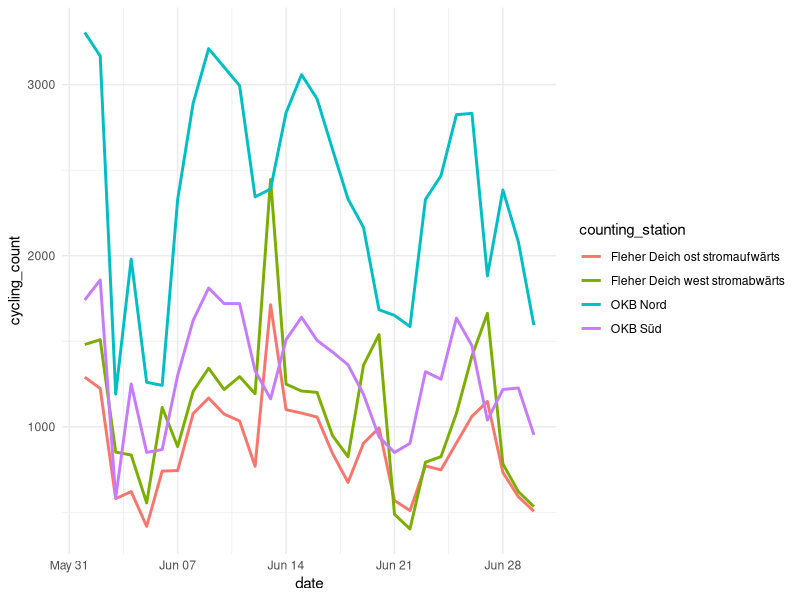
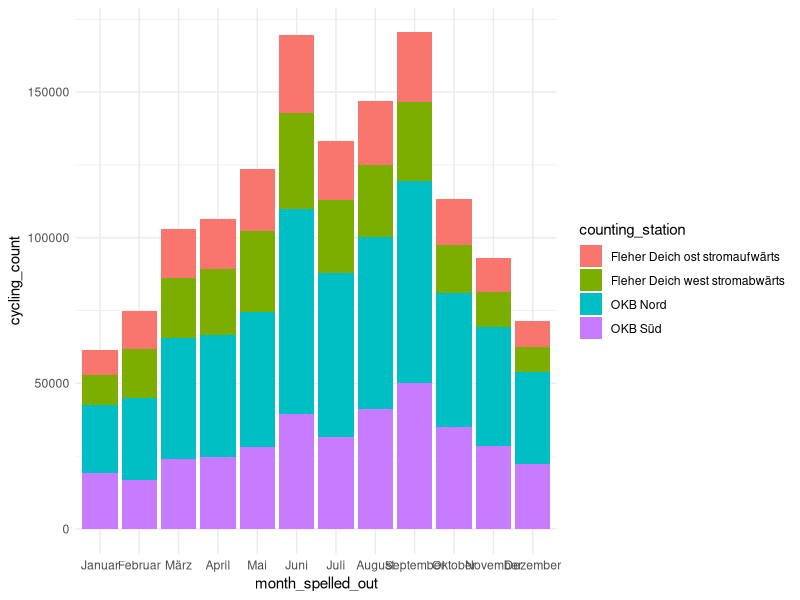
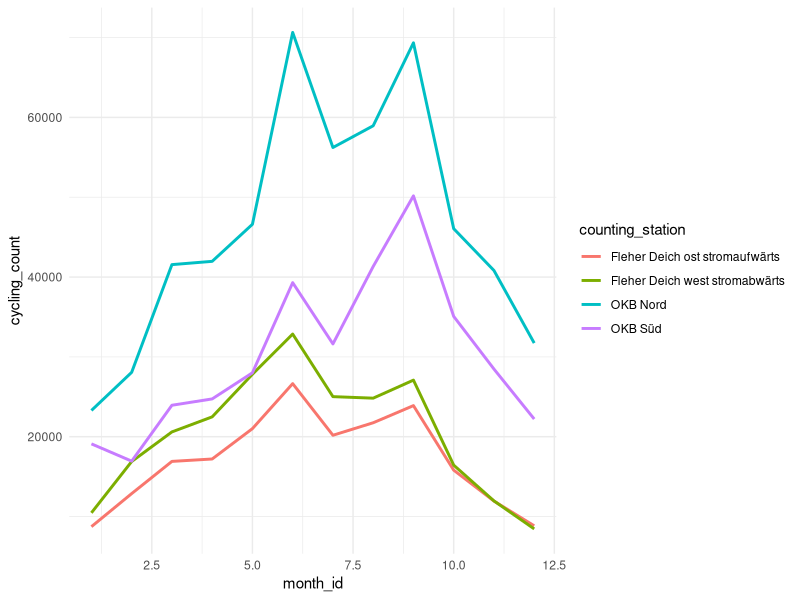
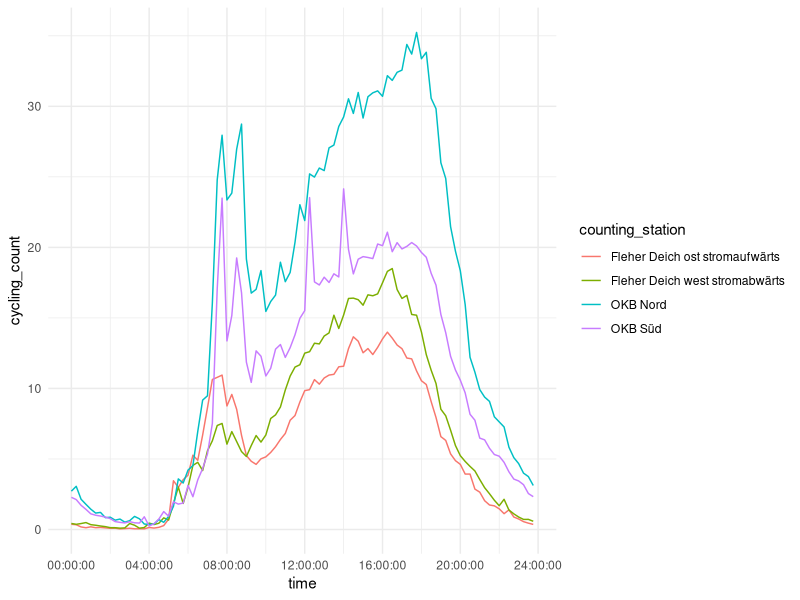

Here is the R script that generated these plots, in order:
## Requirements ################################################################
library(tidyverse)
library(hms)

## Data import #################################################################
# BEFORE YOU START TO IMPORT THE DATA:
# MAKE SURE TO SET THE RIGHT WORKING-DIRECTORY with 

# setwd("C://your/directory/...")

cycling_data <- read.csv2("./Data/cyclist_counts.csv")
location_data <- read.csv2("./Data/locations_of_count.csv")

## Data cleaning ###############################################################
# checking for NA values

na_d_o <- is.na(cycling_data$fleher.deich.ost.stromaufwaerts)
na_d_w <- is.na(cycling_data$fleher.deich.west.stromabwaerts)
na_okb_n <- is.na(cycling_data$okb.nord)
na_okb_s <- is.na(cycling_data$okb.sued)

sum(na_d_o)
# 4 NA Values
sum(na_d_w)
# 4 NA Values
sum(na_okb_n)
# 4 NA Values
sum(na_okb_s)
# 4 NA Values

# looking at the concrete NA rows
cycling_data[na_d_o,]

# on the 28th of march in 2021 all counting stations produced NA values for one
# hour...interesting...

# Insertion can be found in the data processing part. It is easier to work with
# the raw data.

## Data processing #############################################################
# keymetrics -------------------------------------------------------------------
n <- length(cycling_data$date)

# preprocessing ----------------------------------------------------------------
# correcting false datatypes
cycling_data$date = as.Date(cycling_data$date, tryFormats = c("%d.%m.%Y"))

# building data set from scratch
raw_data <- data.frame(id = 1:(4*n))

# adding the date and time
raw_data$date <- rep(cycling_data$date, 4)
raw_data$time <- rep(cycling_data$time, 4)


# adding a weekend dummy variable, by repeating the first 7 days 52 times
# with regard to 96 time-intervals per day and
# adding the last day by hand
raw_data$weekend_yes_no <- rep(
  c(
    rep(
      c(rep(0, 96),
        rep(1, 96),
        rep(1, 96),
        rep(0, 96),
        rep(0, 96),
        rep(0, 96),
        rep(0, 96))
      ,52),
    rep(0, 96)
    ),
  4)

# adding the month spelled out by an inner join
raw_data$month_id <- rep(as.numeric(format(cycling_data$date, "%m")), 4)

number_to_month <- data.frame(id = c(1,2,3,4,5,6,7,8,9,10,11,12),
                              month_spelled_out = factor(c("Januar",
                                                            "Februar",
                                                            "März",
                                                            "April",
                                                            "Mai",
                                                            "Juni",
                                                            "Juli",
                                                            "August",
                                                            "September",
                                                            "Oktober",
                                                            "November",
                                                            "Dezember"),
                                                         levels = c("Januar",
                                                                    "Februar",
                                                                    "März",
                                                                    "April",
                                                                    "Mai",
                                                                    "Juni",
                                                                    "Juli",
                                                                    "August",
                                                                    "September",
                                                                    "Oktober",
                                                                    "November",
                                                                    "Dezember")))
raw_data <- raw_data %>%
  inner_join(number_to_month, by = c("month_id" = "id"))

# adding values from counting stastions
raw_data$cycling_count <- c(cycling_data$fleher.deich.ost.stromaufwaerts,
                            cycling_data$fleher.deich.west.stromabwaerts,
                            cycling_data$okb.nord,
                            cycling_data$okb.sued)

raw_data$counting_station <- c(rep("Fleher Deich ost stromaufwärts", n),
                               rep("Fleher Deich west stromabwärts", n),
                               rep("OKB Nord", n),
                               rep("OKB Süd", n))

# turning counting_station into factor variable
raw_data$counting_station <- as.factor(raw_data$counting_station)

# dealing with NA values -------------------------------------------------------

# because 16 insertions have to be made, it makes sense to define a function to
# make the code more readable

filtered_mean  <- function(month_id_f, time_f, counting_station_f) {
  # filtering data after given criteria
  data <- raw_data %>%
    filter(month_id == month_id_f,
           time == time_f,
           counting_station == counting_station_f)
  
  # return the mean of non NA values
  return(mean(na.omit(data$cycling_count)))
}

# get NA rows
na_data <- raw_data %>%
  filter(is.na(cycling_count))

# insert means in NA rows
for(i in 1:length(na_data$id)) {
  na_row <- na_data[i,]
  id <- na_row$id
  
  raw_data$cycling_count[id] <- filtered_mean(na_row$month_id,
                                              na_row$time,
                                              na_row$counting_station) 
}

# checking if it worked:
sum(is.na(raw_data$cycling_count))
# output: [1] 0

# building datasets ------------------------------------------------------------
# how many cyclists per day
daily_cycling_data <- raw_data %>%
  group_by(date, counting_station) %>%
  reframe(date=date,
          month_id = month_id,
          weekend_yes_no = weekend_yes_no,
          cycling_count = sum(cycling_count),
          counting_station = counting_station) %>%
  unique()

# daily mean usage of cycling stations
time_cycling_data <- raw_data %>%
  group_by(time, counting_station) %>%
  reframe(time = as_hms(time),
          cycling_count = mean(cycling_count),
          counting_station = counting_station) %>%
  unique()


monthly_cycling_data <- raw_data %>%
  group_by(month_id, counting_station) %>%
  reframe(month_id = month_id,
          month_spelled_out = month_spelled_out,
          cycling_count = sum(cycling_count)) %>%
  unique()
## Descriptive Metrics #########################################################

summarized_daily_data <- daily_cycling_data %>%
  group_by(counting_station) %>%
  reframe(counting_station = counting_station,
            mean_cyclers_per_day = mean(cycling_count),
            var_cyclers_per_day = var(cycling_count)) %>%
  unique()

summarized_daily_data

## Descriptive plots ###########################################################
theme_set(theme_minimal())

# plotting the daily cycling data (still work in progress)
daily_cycling_data %>% filter(month_id == 6) %>%
  ggplot(aes(x = date,
             y = cycling_count,
             group = counting_station,
             color = counting_station)) +
  geom_line(size = 1)

# plotting monthly data

monthly_cycling_data %>%
  ggplot(aes(x = month_spelled_out,
             y = cycling_count,
             fill = counting_station)) + 
  geom_bar(stat = "identity")

monthly_cycling_data %>%
  ggplot(aes(x = month_id,
             y = cycling_count,
             group = counting_station,
             color = counting_station)) + 
  geom_line(linewidth = 1)

# plotting daily usage

time_cycling_data %>%
  ggplot(aes(x = time,
             y = cycling_count,
             color = counting_station,
             group = counting_station)) +
  geom_line()


